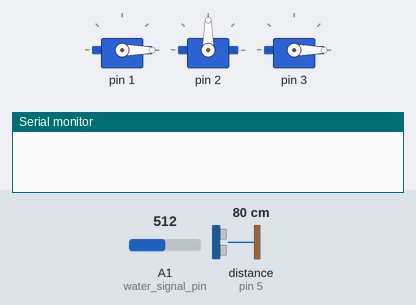
This sketch was run on a simulated Arduino Uno, built with avr-gcc and run on an emulated ATmega328P. Shown: 3 × servo, the last lines printed to the serial monitor. Wiring (inferred from the names in the program): ultrasonic range finder: trigger pin 4; echo pin 5. The test bench sets the inputs (shaded band); at power-on: distance to the obstacle (sensor on pin 5) 80 cm, A1 (water_signal_pin) = 512. The echo pulse lasts 58.3 µs per cm.

Above: at 2.3 s.
2.4 s: distance to the obstacle (sensor on pin 5) set to 2 cm
At 3.5 s:
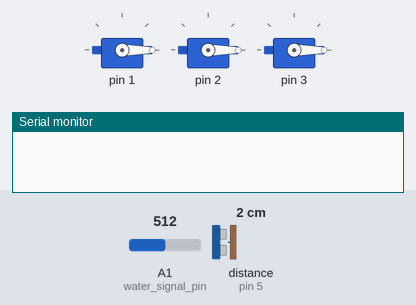
At 13.7 s:
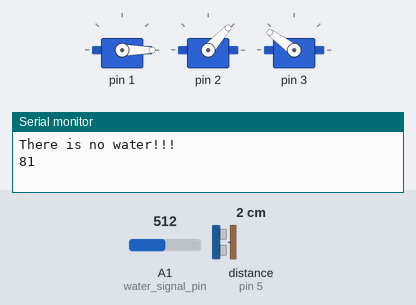
14.1 s: distance to the obstacle (sensor on pin 5) set to 9 cm
23.7 s: distance to the obstacle (sensor on pin 5) set to 4 cm
33.3 s: A1 (water_signal_pin) set to 0
41.0 s: distance to the obstacle (sensor on pin 5) set to 18 cm
At 41.9 s:
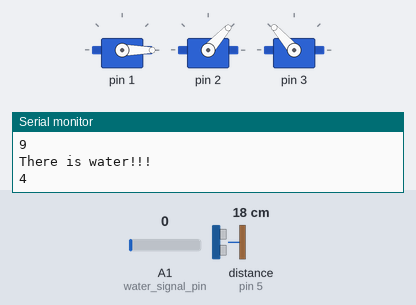
Timing chart, 0 to 52.0 s (numbered marks = the images above; inputs shaded):
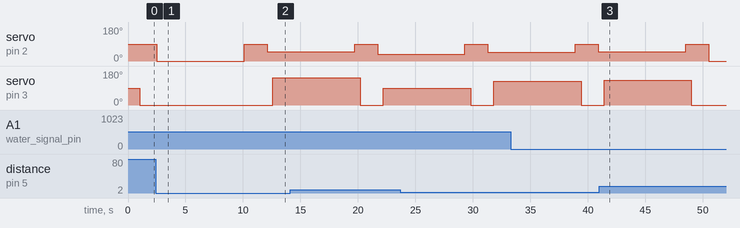

Measured:
- after the input at 2.4 s, servo on pin 3: 0° → 144° after 10.2 s
- after the input at 41.0 s, servo on pin 3: goes on until 49.0 s, then stays 0°

The sketch:

3DOF_RRR_Manipulator_Final_Code.ino
```cpp
/**************************************************Author : Team  *******************************************************************/
/**************************************************Date   : 25/4/2023  **************************************************************/
/**************************************************Title  : RRR_Manipulator_Robot_arm************************************************/
/************************************************************************************************************************************/

/* Sensors_used_Discription */
/**************************************************Ultrasonic_sensor*****************************************************************/
/* Sensor_Discription: */
/*  instrument that measures the distance to an object using ultrasonic sound waves. */
/*   working_principle_of_ultrasonic_sensor :
 *
 *                                          It sends an ultrasonic pulse out at 40kHz which travels
 *                                          through the air and if there is an obstacle or object,
 *                                          it will bounce back to the sensor.By calculating the travel
 *                                          time and the speed of sound,the distance can be calculated.
*/
/* Equations_to_determine_distance :
 *
 *                                          speed   = distance/time..
 *                                          350 m/s = 350 * 0.0001 = 0.035 cm/micro_second..
 *                                          0.035   = d/(time/2)
 *                                          d/t     = 0.035/2
 *                                          d       = t/57...    will be written in code..
 */
/* HC_SR04_Circuit:
 *                                          HC_SR04 has four pins ..
 *                                          vcc , GND , TRIG & echo pin ..
 *                                          TRIG : starting transimission pin.
 *                                          echo : receiving the reflected wave..
 */
 /* HC_SR04_data:
  *                                         Max_distance : 4m
  *                                         min_Distance : 2 cm
  */
/**************************************************Water_Level_sensor*****************************************************************/
/***********************************************************************************************************************************/
/* Sensor_Discription: */
/*   instrument that can detect the presence of water "as rain detector"
     as well as using it to determine the level of water in such a container */

/*   working_principle_of_Water_Level_sensor :
                                             * 1- Sensor contains 10 rods , each five is connected to each other..
                                             *    , npn transistor " working as a switch by appling voltage to its base .
                                             * 2- 5 rods are connencted to resistance and 5v voltage..
                                             *    , the other 5 rods are connected to the base..
                                             *    collector of transistor is connected with 5v voltage..
                                             *    emmitor is connected with ground..
                                             *    when water is on sensor , a resistance is been found between rods , so
                                             *    voltage is applied on base , then circuit is off...
                                             * 3- value of resistance determine the level of water...
*/
/* SE045_data:
                                             * Max_distance_for_detect_water : 4cm
                                             * min_Distance_for_detect_water : 0.5 cm
*/
/* SE045_Circuit:
                                             * VCC , GND pin
                                             * Signal pin " resistance value " .
*/
/***********************************************************************************************************************************/
/* Define_Arduino_pins */
/* Servo_pins */
/* Pwm_Servo_Driver_used*/
#define servo_joint1  1
#define servo_joint2  2
#define servo_joint3  3

/* Ultrasonic_pins */
#define trig_pin  4
#define echo_pin  5

/* Water_Level_pins */
#define water_signal_pin  A1

/* Object */
#define  Cup_length  8
/***********************************************************************************************************************************/
/* Libraries_inclueded */
/* including_arduino_servo_library */
   #include <Servo.h>
/************************************************************************************************************************************/
/* Define_Global_Variables*/

/* Manipulator_Links_Length(Fixed) */
/* Links_Length as measured */
  const float Link1_length = 5;
  const float Link2_length = 12;
  const float Link3_length = 9;

/* Joint_angles_values */
  double Theta1  = 0;
  double Theta2  = 0 ;
  double Theta3  = 0 ;

/* Ultrasoinc_Global_Variables */
 unsigned int Global_u32_Distance = 0 ;
 unsigned int Global_u32_Time = 0;
 uint8_t      Global_is_water = 0;


/* Water_level_Global_Variables */
 unsigned int Res_value = 0 ;

/************************************************************************************************************************************/
/* Define_objects */
/* making objects fron class servo for joint1 , joint2 , joint3 */
Servo Joint_1;
Servo Joint_2;
Servo Joint_3;
/***********************************************************************************************************************************/
/* Functions_Prototypes*/

/* Manipulator_Main_Task_intialization_function_prototype*/
 void Manipulator_Go_To_Cup_intialization(void);
 void Manipulator_Go_To_inital(void);

/* Manipulator_Main_Task_function_prototype*/
void Manipulator_Go_To_Cup(void);

/* Manipulator_functions_prototypes */
 void Get_Joints_Angles ( int px , int py , int pz);

/* Servo_motor_functions_prototypes.. */
void Servo_joints_void_Init( uint8_t joint1_signal_pin , uint8_t joint2_signal_pin , uint8_t joint3_signal_pin );
void Servo_void_Rotate (  uint8_t Servo_joint_number , uint8_t Angle_Of_Rotation );

/* UltraSonic_functions_prototypes */
void UltraSonic_void_Init(uint8_t TRIG_PIN , uint8_t ECHO_PIN );
void UltraSonic_void_Start_Triggering(uint8_t TRIG_PIN , uint8_t ECHO_PIN );
void UltraSonic_void_Get_Distance(uint8_t ECHO_PIN);

/* Water_Level_functions_prototypes */
void Water_Level_void_Init(uint8_t Signal_Pin);
void Water_Level_char_Detection(uint8_t Signal_Pin);
/************************************************************************************************************************************/
/* Run_one_Time */
void setup()
{
 Serial.begin(9600);
 Manipulator_Go_To_Cup_intialization();
 //UltraSonic_void_Init(trig_pin , echo_pin );
 //UltraSonic_void_Start_Triggering(trig_pin , echo_pin );

}

/************************************************************************************************************************************/
/* Run_Repeatly */
void loop()
{
 //  UltraSonic_void_Start_Triggering(trig_pin , echo_pin );

 // UltraSonic_void_Get_Distance(echo_pin);
      Manipulator_Go_To_Cup();
      Serial.println(Global_u32_Distance);

}
/************************************************************************************************************************************/

/* Functions_implementations */
/* Servo_motor_functions_implementations.. */
void Servo_joints_void_Init( uint8_t joint1_signal_pin , uint8_t joint2_signal_pin , uint8_t joint3_signal_pin )
{
     Joint_1.attach(joint1_signal_pin);
     Joint_2.attach(joint2_signal_pin);
     Joint_3.attach(joint3_signal_pin);

}
/***********************************************************************************************************************************/
void Servo_void_Rotate ( uint8_t Servo_joint_number, uint8_t Angle_Of_Rotation )
{
     /* Servo_joint_number :
                           *  choose from :
                           *  1- servo_joint1
                           *  2- servo_joint2
                           *  3- servo_joint3
     */

     /* Rotate first joint */
     if      ( Servo_joint_number == 1 )
     {
     Joint_1.write( Angle_Of_Rotation );
     }

     /* Rotate second joint */
     else if ( Servo_joint_number == 2 )
     {
     Joint_2.write( Angle_Of_Rotation );
     }

     /* Rotate third joint */
     else if ( Servo_joint_number == 3 )
     {
     Joint_3.write( Angle_Of_Rotation );
     }
     else ;
}
/***********************************************************************************************************************************/
/* UltraSonic_functions_implementations */

/* UltraSonic_Intialization */
void UltraSonic_void_Init( uint8_t TRIG_PIN , uint8_t ECHO_PIN )
{
     /* TRIG_PIN as Output to send signal of start triggering */
     pinMode(TRIG_PIN , OUTPUT);
     /* ECHO_PIN as Input to receive signal of determining an object */
     pinMode(ECHO_PIN , INPUT);
}

/*************************************************************UltraSonic_Start_Triggering *******************************************/

void UltraSonic_void_Start_Triggering(uint8_t TRIG_PIN , uint8_t ECHO_PIN )
{
    /*  step 1  : make sure Trig_pin has low signal .. */
    digitalWrite( TRIG_PIN , LOW );
    /*  step 2  : wait for 5 microseconds... */
    delayMicroseconds(5);
    /*  step 3  : Trig_pin is high to start triggering..*/
    digitalWrite( TRIG_PIN , HIGH);
    /*  step 4  : wait for 10 microseconds... */
    delayMicroseconds(10);
    /*  step 5  : Trig_pin is low again.. */
    digitalWrite( TRIG_PIN , LOW );
    /*  MCU will transmit 8 pulses with 40khz.... */
}
/***********************************************************************************************************************************/
/* Determining_distance_from_object*/
void UltraSonic_void_Get_Distance(uint8_t ECHO_PIN)
{

    Global_u32_Distance = 0 ;
    /*step 1 : Determining time of travelling and reflecting " when echp pin as high " */
    Global_u32_Time = pulseIn(ECHO_PIN , HIGH );
    /*step 1 : Determining Distance */
    Global_u32_Distance = Global_u32_Time /57 ;

    delay(500);
}
/***********************************************************************************************************************************/
/* Water_Level_functions_implementation */
void Water_Level_void_Init(uint8_t Signal_Pin)
{
  /* Signal_pin"analog" is input...*/
  pinMode(Signal_Pin, INPUT);
}
/***********************************************************************************************************************************/
void Water_Level_char_Detection(uint8_t Signal_Pin)
              {
              Res_value = 0;
              /* step 1 : get the value of resistance */
              Res_value = analogRead( Signal_Pin );

              /* step 2 : detect if there is water */
              if( Res_value > 0 )
                 {
                 Global_is_water = 1 ;
                /* water Detection!!! */
                 }

              else
              {
                 Global_is_water = 0 ;

              }
             /* step 3 : return result */
             delay(100);

              }
/***********************************************************************************************************************************/
 /* Function to get the three joints "Servo Angles"
 *  arguiments : position of cup of water in x,y,z ..
 */

 void Get_Joints_Angles ( int px , int py , int (pz))
 {
  pz = pz--;
  /* step 1: define_local_variables */
  float r = 0;
  float k = 0;

  float alpha = 0 ;
  float beta  = 0 ;

  Theta1  = 0 ;
  Theta2  = 0 ;
  Theta3  = 0 ;

  /* step 2: Theta1 *
  /**********************Calc_joint1_angle****************************************************************/
  Theta1 = atan2(py,px);

  /* step 2: Theta2 *
  /**********************Calc_joint3_angle****************************************************************/

  /* 1- calc r : Projection of L2+L3 in "x_y plane" */
  /* 2- calc k : Geometery parameter */
  /* 3- calc Theta 3 */
  r = sqrt(px*px + py*py);

  k = sqrt(r*r + pow(( pz - Link1_length ),2));
  /* Description : */
  /* r   : the distance from the origin to the cup of water in the x-y plane.
     pz  : the vertical distance from the origin to the cup of water.
     k   :the length of the projection of the third link (the end effector) onto the x-y plane,
         when the arm is in the position to reach the cup of water.
     Link1_length : the length of the first link in the robotic arm (the distance from the base to the second joint).*/


  Theta3 = acos (( pow(k,2) - pow(Link2_length,2) - pow(Link3_length,2)) / (2*Link2_length * Link3_length));
 /*  Link2_length  : the length of the second link in the robotic arm (the distance between the second and third joints)
     Link3_length  : the length of the third link in the robotic arm (the distance between the third joint and the end effector)
     Theta3        : the angle between the second and third links in the robotic arm, as measured from the second joint.*/

  /* step 3: Theta1 *
  /**********************Calc_joint2_angle**********************************/
  /* 1- calc alpha : Geometery angle */
  /* 2- calc beta  : Geometery angle */
  /* 3- calc_theta2 */

   beta = atan2((pz - Link1_length) , r );
   /* beta  : the angle between the x-y plane and the line connecting
    * the second joint to the projection of the cup of water onto the x-y plane. */

   alpha  = atan2((Link3_length * sin(Theta3)) , ( Link2_length + Link3_length *cos(Theta3)));
   /* alpha : an intermediate angle used to calculate the joint angle θ₂.*/

   Theta2 = beta - alpha ;

   /* step 4:Convert_angles_from_Rad_to_degrees */
    Theta1 = Theta1 * (180.0 / PI);
    Theta2 = Theta2 * (180.0 / PI);
    Theta3 = Theta3 * (180.0 / PI);
 }
 /***********************************************************************************************************************************/
 /* Manipulator_Main_Task_intialization_function_implementation */

 void Manipulator_Go_To_Cup_intialization(void)
 {
 /* step one : intialize_arduino_pins_as_inputs/outputs */
 /* servo_motor */
 Servo_joints_void_Init(servo_joint1 , servo_joint2 , servo_joint3 );
 /* ultrasonic_sensor */
 UltraSonic_void_Init(trig_pin , echo_pin );
 /* Water_Level_sensor */
 Water_Level_void_Init(water_signal_pin);

 /* Start_Triggering_for_ultrasonic_sensor */
 UltraSonic_void_Start_Triggering(trig_pin , echo_pin );
 }
 /***********************************************************************************************************************************/
 void Manipulator_Go_To_inital(void)
 {
      Servo_void_Rotate(1,0);
      delay(500);
      Servo_void_Rotate(2,90);
      delay(500);
      Servo_void_Rotate(3,0);
      delay(500);

 }
  /***********************************************************************************************************************************/

 /* Manipulator_Main_Task_function_implementation*/
void Manipulator_Go_To_Cup( void )
{

     /* step one   : Have_an_intial_position.. */
     Manipulator_Go_To_inital();

     /* step two   : Get_The_position_by_ultrasoinc_sensor. */
     UltraSonic_void_Start_Triggering(trig_pin , echo_pin );
     UltraSonic_void_Get_Distance(echo_pin);


     /*  Description:
      * Cup_of_water is moving linearly by a only one varivable distance along x axis ..
      * x will be given from ultrasoinc sensor..
      * y will always be zero .. manipultor motion is 2D in x,z only...
      * z will be fixed,refered as the length of the cup along the z_axis...       */

      /* step three   : Get_the_angles_using_inverse_kinmatics.. */
      Get_Joints_Angles ( (Global_u32_Distance+6) , 0 , (Cup_length-3) );

      /* Description:
       * BY Geometery method Theta1,Theta2,Theta3 will be given ..
       * Theta 1 : will be fixed as we move along line in x_axis..                 */

      /* step four : Give_joints_angles_to_servo_motors_to_reach_desired_position */
      Servo_void_Rotate(1,Theta1);
      delay(500);
      Servo_void_Rotate(2,(-Theta2));
      delay(500);
      Servo_void_Rotate(3,Theta3);
      delay(500);

      delay(3000);

      /* step five  : Determine_if_the_cup_contains_water                          */
      Water_Level_char_Detection(water_signal_pin);
      delay(3000);

      /* step six  : print_if_there_is_water_in_cup */
      if( Global_is_water == 0 )
      {
      Serial.println("There is water!!!");
      }
      else
      {
      Serial.println("There is no water!!!");
      }
      }
```
